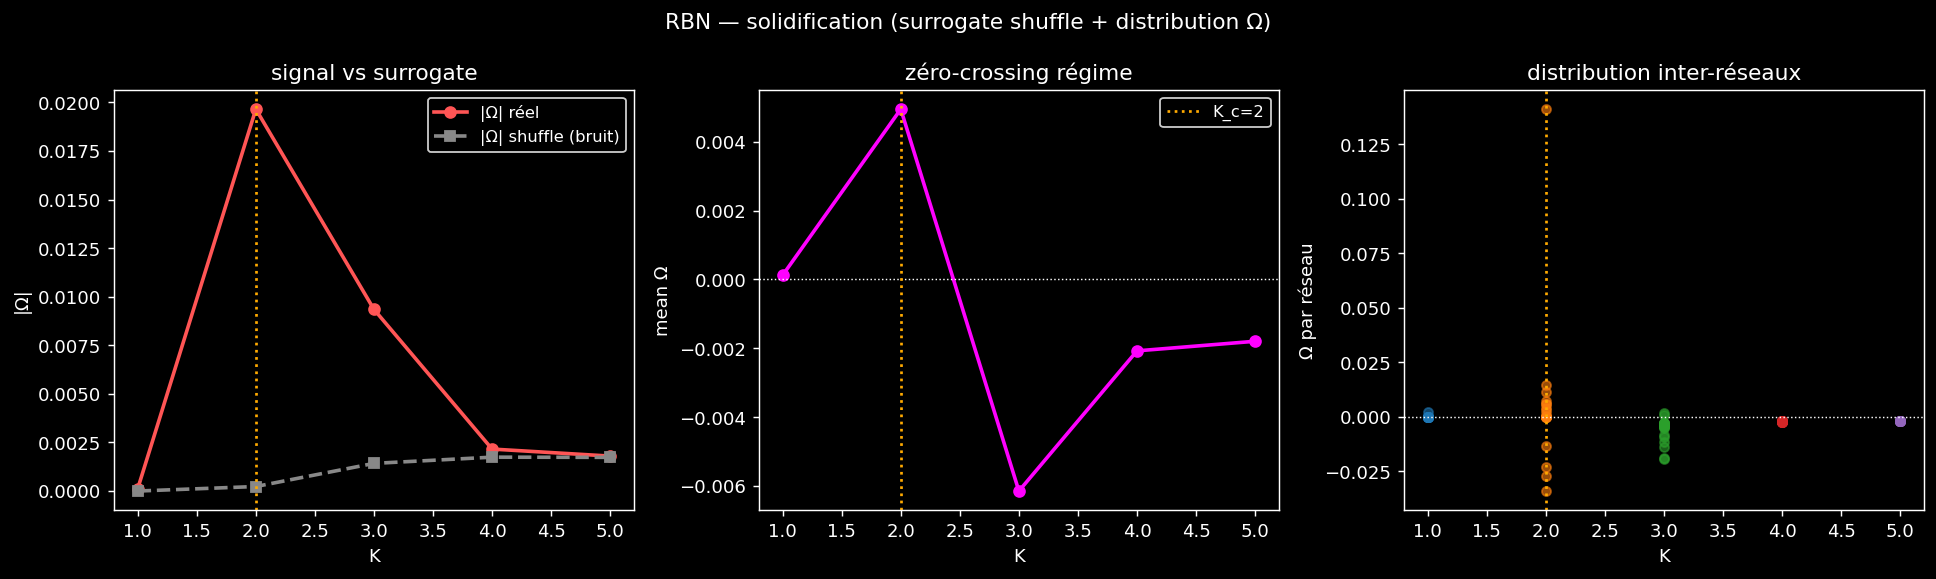

Recreate this plot in Python.
"""Solidification findings RBN : surrogate data (shuffle colonnes).

Le pic |Ω| à K=2 et le zéro-crossing de Ω sont-ils vrais, ou bruit d'estimation ?

Contrôle correct = shuffle indépendant de chaque colonne (nœud) à travers les
échantillons. PRÉSERVE : marginales, fraction gelée, activity. DÉTRUIT :
corrélations inter-nœuds. Si |Ω|_real > |Ω|_shuffle → vraie interaction.

+ distribution des Ω par réseau à chaque K : bimodale à K=2 (vrai mélange
synergie/redondance) ou unimodale centrée 0 (bruit) ?
"""
import sys
import os
import json
import time
import numpy as np
import matplotlib.pyplot as plt

sys.path.insert(0, os.path.dirname(os.path.dirname(os.path.abspath(__file__))))

from systems.rbn import make_rbn, attractor_ensemble, frozen_fraction
from xi.temporal import tc_random_subsets


def shuffle_columns(ensemble, rng):
    out = ensemble.copy()
    for j in range(out.shape[1]):
        perm = rng.permutation(out.shape[0])
        out[:, j] = out[perm, j]
    return out


def run(
    N=60,
    K_list=(1, 2, 3, 4, 5),
    p=0.5,
    n_real=20,
    n_init=2500,
    t_equil=300,
    subset_size=4,
    n_subsets=400,
    seed0=7,
    outdir=None,
):
    if outdir is None:
        outdir = os.path.dirname(os.path.abspath(__file__))

    print(f"RBN control N={N} | K={list(K_list)} | {n_real} réseaux/K | shuffle surrogate\n")
    rng_master = np.random.default_rng(seed0)

    K_arr = np.array(K_list, dtype=float)
    omega_per_net = {K: [] for K in K_list}      # mean(Ω) par réseau
    omega_shuf_per_net = {K: [] for K in K_list}
    abs_real = np.zeros(len(K_list))
    abs_shuf = np.zeros(len(K_list))
    o_real = np.zeros(len(K_list))
    frac_syn = np.zeros(len(K_list))             # fraction réseaux Ω<0

    t0 = time.time()
    for ki, K in enumerate(K_list):
        ar, ash, orr = [], [], []
        for r in range(n_real):
            seed = int(rng_master.integers(0, 2 ** 31))
            inputs, tables = make_rbn(N, K, p=p, seed=seed)
            ens = attractor_ensemble(inputs, tables, K, N,
                                     n_init=n_init, t_equil=t_equil, seed=seed)
            rng_sub = np.random.default_rng(seed)
            _, abs_o, o, _, _ = tc_random_subsets(ens, subset_size, n_subsets, rng_sub)
            ens_sh = shuffle_columns(ens, np.random.default_rng(seed + 1))
            rng_sub2 = np.random.default_rng(seed)
            _, abs_o_sh, o_sh, _, _ = tc_random_subsets(ens_sh, subset_size, n_subsets, rng_sub2)
            omega_per_net[K].append(o)
            omega_shuf_per_net[K].append(o_sh)
            ar.append(abs_o)
            ash.append(abs_o_sh)
            orr.append(o)
        abs_real[ki] = np.mean(ar)
        abs_shuf[ki] = np.mean(ash)
        o_real[ki] = np.mean(orr)
        frac_syn[ki] = np.mean(np.array(orr) < 0)
        excess = abs_real[ki] - abs_shuf[ki]
        print(f"  K={K} | mean Ω={o_real[ki]:+.4f} | "
              f"|Ω|_real={abs_real[ki]:.4f} |Ω|_shuf={abs_shuf[ki]:.4f} "
              f"excess={excess:+.4f} | frac_syn={frac_syn[ki]:.2f}")
    print(f"\nsim {time.time()-t0:.1f}s")

    # Verdicts
    print("\n" + "=" * 60)
    ki2 = list(K_list).index(2) if 2 in K_list else 1
    excess2 = abs_real[ki2] - abs_shuf[ki2]
    print(f"|Ω| excess à K=2 : {excess2:+.4f} "
          f"({'✓ signal réel' if excess2 > abs_shuf[ki2]*0.2 else '✗ ≈ bruit'})")
    om2 = np.array(omega_per_net[2]) if 2 in K_list else np.array(omega_per_net[K_list[1]])
    print(f"K=2 distribution Ω : min={om2.min():+.4f} max={om2.max():+.4f} "
          f"mean={om2.mean():+.4f} | {np.sum(om2<0)}/{len(om2)} réseaux synergie")
    bimodal = (om2.min() < -1e-3) and (om2.max() > 1e-3)
    print(f"  → {'✓ BIMODAL (vrai mélange syn/red)' if bimodal else '✗ unimodal'}")

    # Plot
    fig, axes = plt.subplots(1, 3, figsize=(15, 4.5))
    ax = axes[0]
    ax.plot(K_arr, abs_real, "o-", color="#ff5555", lw=2, label="|Ω| réel")
    ax.plot(K_arr, abs_shuf, "s--", color="#888888", lw=2, label="|Ω| shuffle (bruit)")
    ax.axvline(2, color="#ffaa00", ls=":")
    ax.set_xlabel("K", color="white")
    ax.set_ylabel("|Ω|", color="white")
    ax.set_title("signal vs surrogate", color="white")
    ax.legend(facecolor="black", labelcolor="white", edgecolor="white", fontsize=9)

    ax = axes[1]
    ax.plot(K_arr, o_real, "o-", color="#ff00ff", lw=2)
    ax.axhline(0, color="white", ls=":", lw=0.8)
    ax.axvline(2, color="#ffaa00", ls=":", label="K_c=2")
    ax.set_xlabel("K", color="white")
    ax.set_ylabel("mean Ω", color="white")
    ax.set_title("zéro-crossing régime", color="white")
    ax.legend(facecolor="black", labelcolor="white", edgecolor="white", fontsize=9)

    ax = axes[2]
    for K in K_list:
        om = np.array(omega_per_net[K])
        ax.scatter([K] * len(om), om, alpha=0.6, s=25)
    ax.axhline(0, color="white", ls=":", lw=0.8)
    ax.axvline(2, color="#ffaa00", ls=":")
    ax.set_xlabel("K", color="white")
    ax.set_ylabel("Ω par réseau", color="white")
    ax.set_title("distribution inter-réseaux", color="white")

    for ax in axes:
        ax.set_facecolor("black")
        ax.tick_params(colors="white")
        for sp in ax.spines.values():
            sp.set_color("white")
    fig.patch.set_facecolor("black")
    fig.suptitle("RBN — solidification (surrogate shuffle + distribution Ω)",
                 color="white")
    plt.tight_layout()
    png = os.path.join(outdir, "rbn_control.png")
    plt.savefig(png, dpi=130, facecolor="black", bbox_inches="tight")
    print(f"\nsaved {png}")

    out = {
        "N": N, "K": K_arr.tolist(),
        "abs_real": abs_real.tolist(), "abs_shuf": abs_shuf.tolist(),
        "o_real": o_real.tolist(), "frac_syn": frac_syn.tolist(),
        "omega_per_net": {str(K): list(map(float, omega_per_net[K])) for K in K_list},
        "bimodal_K2": bool(bimodal),
        "excess_K2": float(excess2),
    }
    with open(os.path.join(outdir, "rbn_control.json"), "w") as f:
        json.dump(out, f, indent=2)
    print(f"saved {os.path.join(outdir, 'rbn_control.json')}")
    return out


if __name__ == "__main__":
    run()
